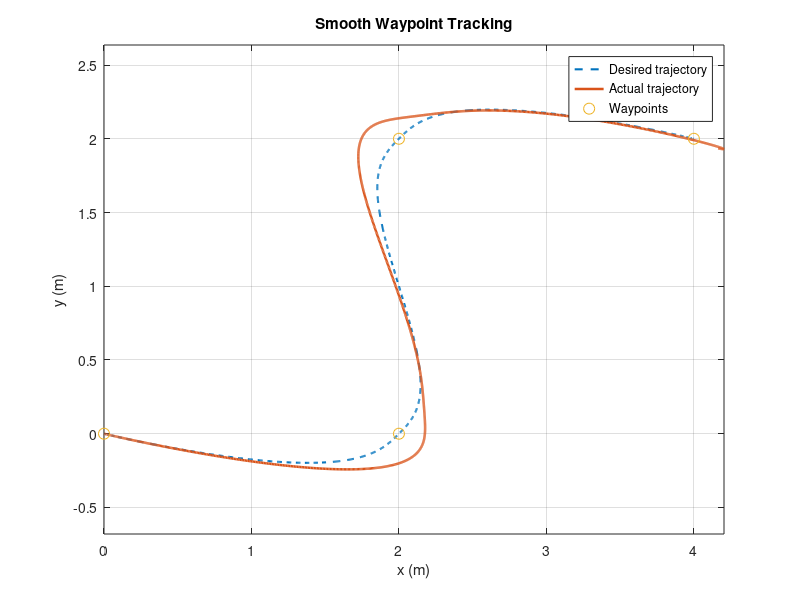
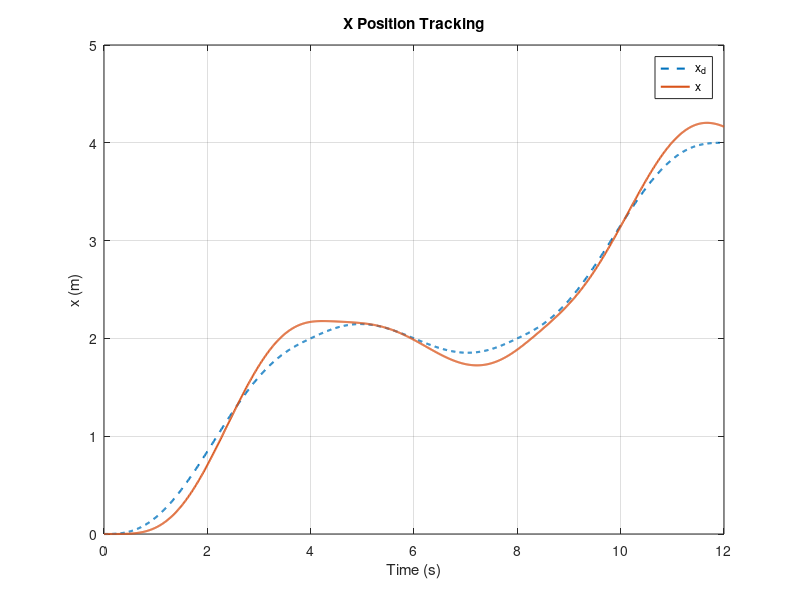
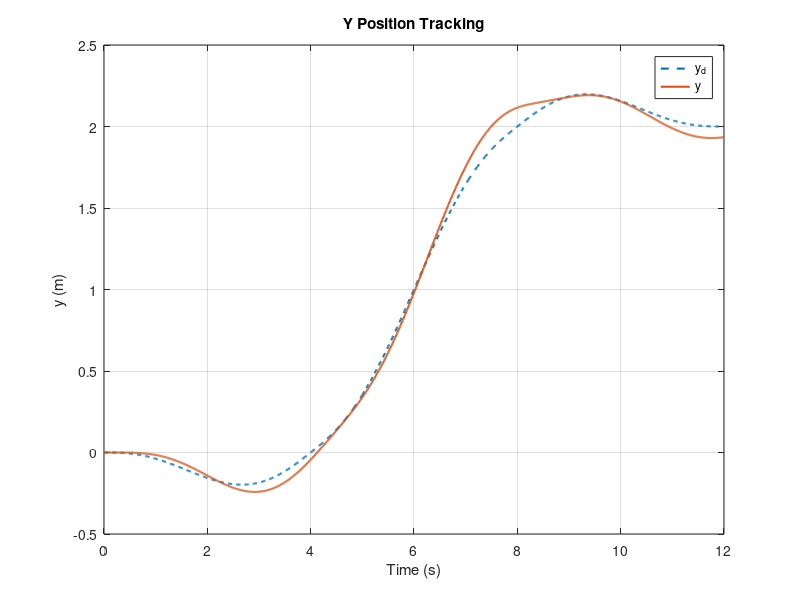
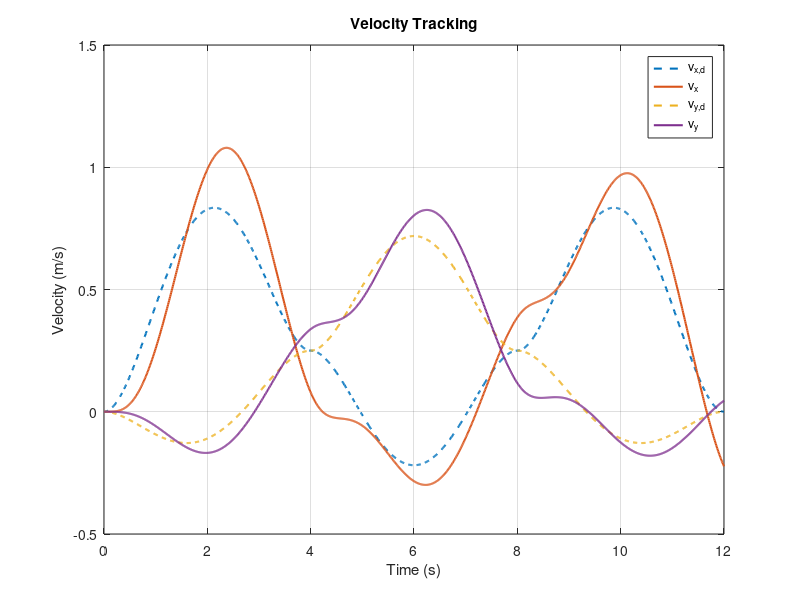

These figures' MATLAB source, in order:
clc;
clear;
close all;


%% =========================================================
%  Smooth Waypoint Tracking with Quintic Polynomial Segments
%
%  Waypoints:
%
%  P0 = (0,0)
%  P1 = (2,0)
%  P2 = (2,2)
%  P3 = (4,2)
%
%  使用一般五次多项式
%  中间waypoint具有非零速度
% ==========================================================


%% =========================
%  1. 无人机参数
% ==========================

m = 0.65;
g = 9.81;

Jx = 0.02;
Jy = 0.02;
Jz = 0.04;

J = diag([Jx Jy Jz]);


%% =========================
%  2. 仿真时间
% ==========================

dt = 0.01;

Tseg = 4;      % 每个segment持续4秒


%% =========================
%  3. Waypoints
% ==========================

waypoints = [
    0 0;
    2 0;
    2 2;
    4 2
];

num_wp = size(waypoints,1);

num_seg = num_wp - 1;

t_end = num_seg * Tseg;

t = 0:dt:t_end;

N = length(t);


%% =========================
%  4. 每个Waypoint的速度
% ==========================

% 一开始全部设为0
v_wp = zeros(size(waypoints));


% 中间waypoint自动计算速度
%
% v_i =
% (P_(i+1) - P_(i-1))
% / (2*Tseg)

for i = 2:num_wp-1

    v_wp(i,:) = ...
        (waypoints(i+1,:) ...
        - waypoints(i-1,:)) ...
        / (2*Tseg);

end


% 显示一下每个waypoint的速度
disp('Waypoint velocities:');
disp(v_wp);


%% =========================
%  5. 每个Waypoint的加速度
% ==========================

% 目前全部规定为0

a_wp = zeros(size(waypoints));


%% =========================
%  6. 初始化期望轨迹
% ==========================

% 位置
xd = zeros(size(t));
yd = zeros(size(t));

% 速度
vxd = zeros(size(t));
vyd = zeros(size(t));

% 加速度
ax_d = zeros(size(t));
ay_d = zeros(size(t));


% 高度
zd = 2;

vzd = 0;

az_d = 0;


%% =========================
%  7. 五次多项式矩阵 M
% ==========================

T = Tseg;

M = [
    1  0    0      0       0        0;

    0  1    0      0       0        0;

    0  0    2      0       0        0;

    1  T    T^2    T^3     T^4      T^5;

    0  1    2*T    3*T^2   4*T^3    5*T^4;

    0  0    2      6*T     12*T^2   20*T^3
];


%% =========================================================
%  8. 自动生成平滑期望轨迹
% ==========================================================

for k = 1:N

    %% -------------------------
    % 当前属于第几个segment
    % --------------------------

    seg = min( ...
        floor(t(k)/Tseg) + 1, ...
        num_seg );


    %% -------------------------
    % 当前segment的局部时间
    % --------------------------

    tau = ...
        t(k) ...
        - (seg-1)*Tseg;


    %% -------------------------
    % 当前segment起点和终点
    % --------------------------

    P0 = waypoints(seg,:);

    Pf = waypoints(seg+1,:);


    %% -------------------------
    % 起点、终点速度
    % --------------------------

    V0 = v_wp(seg,:);

    Vf = v_wp(seg+1,:);


    %% -------------------------
    % 起点、终点加速度
    % --------------------------

    Acc0 = a_wp(seg,:);

    Accf = a_wp(seg+1,:);


    %% =========================
    % x方向边界条件
    %
    % [x0
    %  vx0
    %  ax0
    %  xf
    %  vxf
    %  axf]
    % ==========================

    bx = [
        P0(1);
        V0(1);
        Acc0(1);
        Pf(1);
        Vf(1);
        Accf(1)
    ];


    %% 解x方向五次多项式系数

    cx = M \ bx;


    %% =========================
    % y方向边界条件
    % ==========================

    by = [
        P0(2);
        V0(2);
        Acc0(2);
        Pf(2);
        Vf(2);
        Accf(2)
    ];


    %% 解y方向五次多项式系数

    cy = M \ by;


    %% =========================
    % 当前期望位置
    % ==========================

    xd(k) = ...
          cx(1) ...
        + cx(2)*tau ...
        + cx(3)*tau^2 ...
        + cx(4)*tau^3 ...
        + cx(5)*tau^4 ...
        + cx(6)*tau^5;


    yd(k) = ...
          cy(1) ...
        + cy(2)*tau ...
        + cy(3)*tau^2 ...
        + cy(4)*tau^3 ...
        + cy(5)*tau^4 ...
        + cy(6)*tau^5;


    %% =========================
    % 当前期望速度
    % ==========================

    vxd(k) = ...
          cx(2) ...
        + 2*cx(3)*tau ...
        + 3*cx(4)*tau^2 ...
        + 4*cx(5)*tau^3 ...
        + 5*cx(6)*tau^4;


    vyd(k) = ...
          cy(2) ...
        + 2*cy(3)*tau ...
        + 3*cy(4)*tau^2 ...
        + 4*cy(5)*tau^3 ...
        + 5*cy(6)*tau^4;


    %% =========================
    % 当前期望加速度
    % ==========================

    ax_d(k) = ...
          2*cx(3) ...
        + 6*cx(4)*tau ...
        + 12*cx(5)*tau^2 ...
        + 20*cx(6)*tau^3;


    ay_d(k) = ...
          2*cy(3) ...
        + 6*cy(4)*tau ...
        + 12*cy(5)*tau^2 ...
        + 20*cy(6)*tau^3;

end


%% =========================
%  9. 位置外环增益
% ==========================

Kpx = 0.8;
Kdx = 1.4;

Kpy = 0.8;
Kdy = 1.4;

Kpz = 2.0;
Kdz = 1.8;


%% =========================
%  10. 姿态内环增益
% ==========================

Kp_phi = 0.4;
Kd_phi = 0.15;

Kp_theta = 0.4;
Kd_theta = 0.15;

Kp_psi = 0.3;
Kd_psi = 0.12;


%% =========================
%  11. 初始化真实状态
% ==========================

% 位置
x = zeros(size(t));
y = zeros(size(t));
z = zeros(size(t));

% 速度
vx = zeros(size(t));
vy = zeros(size(t));
vz = zeros(size(t));

% 欧拉角
phi = zeros(size(t));
theta = zeros(size(t));
psi = zeros(size(t));

% 角速度
p = zeros(size(t));
q = zeros(size(t));
r = zeros(size(t));


%% =========================
%  12. 初始化控制量
% ==========================

ax_c = zeros(size(t));
ay_c = zeros(size(t));
az_c = zeros(size(t));

phi_d = zeros(size(t));
theta_d = zeros(size(t));
psi_d = zeros(size(t));

T_total = zeros(size(t));

tau_x = zeros(size(t));
tau_y = zeros(size(t));
tau_z = zeros(size(t));


%% =========================
%  13. 最大姿态角
% ==========================

angle_max = deg2rad(20);


%% =========================================================
%  14. 飞行控制 + 动力学主循环
% ==========================================================

for k = 1:N-1

    %% -------------------------
    % A. 位置误差
    % --------------------------

    ex = xd(k) - x(k);

    ey = yd(k) - y(k);

    ez = zd - z(k);


    %% -------------------------
    % B. 速度误差
    % --------------------------

    evx = vxd(k) - vx(k);

    evy = vyd(k) - vy(k);

    evz = vzd - vz(k);


    %% -------------------------
    % C. 位置外环
    %
    % 前馈 + 反馈
    %
    % a_c =
    % a_d + Kp*e + Kd*ev
    % --------------------------

    ax_c(k) = ...
          ax_d(k) ...
        + Kpx*ex ...
        + Kdx*evx;


    ay_c(k) = ...
          ay_d(k) ...
        + Kpy*ey ...
        + Kdy*evy;


    az_c(k) = ...
          az_d ...
        + Kpz*ez ...
        + Kdz*evz;


    %% -------------------------
    % D. 期望推力矢量长度
    % --------------------------

    A_c = sqrt( ...
          ax_c(k)^2 ...
        + ay_c(k)^2 ...
        + (g + az_c(k))^2 );


    %% -------------------------
    % E. 总推力
    % --------------------------

    T_total(k) = m*A_c;


    %% -------------------------
    % F. 推力矢量 -> 期望姿态
    %
    % 仍然假设 psi_d = 0
    % --------------------------

    theta_d(k) = ...
        atan2( ...
        ax_c(k), ...
        g + az_c(k));


    phi_d(k) = ...
        -asin( ...
        ay_c(k)/A_c);


    psi_d(k) = 0;


    %% -------------------------
    % G. 姿态角限制
    % --------------------------

    theta_d(k) = ...
        max( ...
        min(theta_d(k),angle_max), ...
        -angle_max);


    phi_d(k) = ...
        max( ...
        min(phi_d(k),angle_max), ...
        -angle_max);


    %% -------------------------
    % H. 姿态误差
    % --------------------------

    e_phi = ...
        phi_d(k) - phi(k);

    e_theta = ...
        theta_d(k) - theta(k);

    e_psi = ...
        psi_d(k) - psi(k);


    %% -------------------------
    % I. 姿态PD控制器
    % --------------------------

    tau_x(k) = ...
          Kp_phi*e_phi ...
        - Kd_phi*p(k);


    tau_y(k) = ...
          Kp_theta*e_theta ...
        - Kd_theta*q(k);


    tau_z(k) = ...
          Kp_psi*e_psi ...
        - Kd_psi*r(k);


    %% =====================================================
    %  Week 6 非线性动力学
    %% =====================================================


    %% -------------------------
    % J. 角速度
    % --------------------------

    omega = [
        p(k);
        q(k);
        r(k)
    ];


    %% -------------------------
    % K. 力矩
    % --------------------------

    tau = [
        tau_x(k);
        tau_y(k);
        tau_z(k)
    ];


    %% -------------------------
    % L. 旋转动力学
    % --------------------------

    omega_dot = ...
        J \ ...
        (tau ...
        - cross(omega,J*omega));


    %% -------------------------
    % M. 更新角速度
    % --------------------------

    p(k+1) = ...
        p(k) ...
        + omega_dot(1)*dt;


    q(k+1) = ...
        q(k) ...
        + omega_dot(2)*dt;


    r(k+1) = ...
        r(k) ...
        + omega_dot(3)*dt;


    %% -------------------------
    % N. Euler运动学矩阵
    % --------------------------

    phi_k = phi(k);
    theta_k = theta(k);


    E = [
        1, ...
        sin(phi_k)*tan(theta_k), ...
        cos(phi_k)*tan(theta_k);

        0, ...
        cos(phi_k), ...
        -sin(phi_k);

        0, ...
        sin(phi_k)/cos(theta_k), ...
        cos(phi_k)/cos(theta_k)
    ];


    %% -------------------------
    % O. Euler角速度
    % --------------------------

    euler_dot = E*omega;


    %% -------------------------
    % P. 更新Euler角
    % --------------------------

    phi(k+1) = ...
        phi(k) ...
        + euler_dot(1)*dt;


    theta(k+1) = ...
        theta(k) ...
        + euler_dot(2)*dt;


    psi(k+1) = ...
        psi(k) ...
        + euler_dot(3)*dt;


    %% -------------------------
    % Q. 旋转矩阵
    % --------------------------

    Rx = [
        1  0  0;

        0  cos(phi(k))  -sin(phi(k));

        0  sin(phi(k))   cos(phi(k))
    ];


    Ry = [
         cos(theta(k))  0  sin(theta(k));

         0              1  0;

        -sin(theta(k))  0  cos(theta(k))
    ];


    Rz = [
        cos(psi(k))  -sin(psi(k))  0;

        sin(psi(k))   cos(psi(k))  0;

        0             0            1
    ];


    Rmat = Rz*Ry*Rx;


    %% -------------------------
    % R. Body系推力
    % --------------------------

    F_body = [
        0;
        0;
        T_total(k)
    ];


    %% -------------------------
    % S. 转到惯性系
    % --------------------------

    F_inertial = ...
        Rmat*F_body;


    %% -------------------------
    % T. 平移动力学
    % --------------------------

    acceleration = ...
        F_inertial/m ...
        + [0;0;-g];


    %% -------------------------
    % U. 更新速度
    % --------------------------

    vx(k+1) = ...
        vx(k) ...
        + acceleration(1)*dt;


    vy(k+1) = ...
        vy(k) ...
        + acceleration(2)*dt;


    vz(k+1) = ...
        vz(k) ...
        + acceleration(3)*dt;


    %% -------------------------
    % V. 更新位置
    % --------------------------

    x(k+1) = ...
        x(k) ...
        + vx(k)*dt;


    y(k+1) = ...
        y(k) ...
        + vy(k)*dt;


    z(k+1) = ...
        z(k) ...
        + vz(k)*dt;

end


%% =========================
%  15. 补最后一个采样点
% ==========================

ax_c(end) = ax_c(end-1);
ay_c(end) = ay_c(end-1);
az_c(end) = az_c(end-1);

phi_d(end) = phi_d(end-1);
theta_d(end) = theta_d(end-1);
psi_d(end) = psi_d(end-1);

T_total(end) = T_total(end-1);

tau_x(end) = tau_x(end-1);
tau_y(end) = tau_y(end-1);
tau_z(end) = tau_z(end-1);


%% =========================================================
%  16. XY轨迹
% ==========================================================

figure;

plot(xd,yd,'--', ...
    'LineWidth',1.5);

hold on;

plot(x,y, ...
    'LineWidth',1.8);

plot(waypoints(:,1), ...
     waypoints(:,2), ...
     'o', ...
     'MarkerSize',8);

xlabel('x (m)');
ylabel('y (m)');

legend( ...
    'Desired trajectory', ...
    'Actual trajectory', ...
    'Waypoints');

title('Smooth Waypoint Tracking');

grid on;
axis equal;


%% =========================================================
%  17. x位置
% ==========================================================

figure;

plot(t,xd,'--', ...
    'LineWidth',1.5);

hold on;

plot(t,x, ...
    'LineWidth',1.5);

xlabel('Time (s)');
ylabel('x (m)');

legend('x_d','x');

title('X Position Tracking');

grid on;


%% =========================================================
%  18. y位置
% ==========================================================

figure;

plot(t,yd,'--', ...
    'LineWidth',1.5);

hold on;

plot(t,y, ...
    'LineWidth',1.5);

xlabel('Time (s)');
ylabel('y (m)');

legend('y_d','y');

title('Y Position Tracking');

grid on;


%% =========================================================
%  19. 速度
% ==========================================================

figure;

plot(t,vxd,'--', ...
    'LineWidth',1.5);

hold on;

plot(t,vx, ...
    'LineWidth',1.5);

plot(t,vyd,'--', ...
    'LineWidth',1.5);

plot(t,vy, ...
    'LineWidth',1.5);

xlabel('Time (s)');
ylabel('Velocity (m/s)');

legend( ...
    'v_{x,d}', ...
    'v_x', ...
    'v_{y,d}', ...
    'v_y');

title('Velocity Tracking');

grid on;


%% =========================================================
%  20. 期望加速度
% ==========================================================

figure;

plot(t,ax_d, ...
    'LineWidth',1.5);

hold on;

plot(t,ay_d, ...
    'LineWidth',1.5);

xlabel('Time (s)');
ylabel('Acceleration (m/s^2)');

legend('a_{x,d}','a_{y,d}');

title('Desired Acceleration');

grid on;


%% =========================================================
%  21. Pitch
% ==========================================================

figure;

plot(t,rad2deg(theta), ...
    'LineWidth',1.5);

hold on;

plot(t,rad2deg(theta_d),'--', ...
    'LineWidth',1.5);

xlabel('Time (s)');
ylabel('Pitch Angle (deg)');

legend('\theta','\theta_d');

title('Pitch Tracking');

grid on;


%% =========================================================
%  22. Roll
% ==========================================================

figure;

plot(t,rad2deg(phi), ...
    'LineWidth',1.5);

hold on;

plot(t,rad2deg(phi_d),'--', ...
    'LineWidth',1.5);

xlabel('Time (s)');
ylabel('Roll Angle (deg)');

legend('\phi','\phi_d');

title('Roll Tracking');

grid on;


%% =========================================================
%  23. 3D轨迹
% ==========================================================

figure;

plot3( ...
    xd, ...
    yd, ...
    zd*ones(size(t)), ...
    '--', ...
    'LineWidth',1.5);

hold on;

plot3( ...
    x,y,z, ...
    'LineWidth',1.8);

xlabel('x (m)');
ylabel('y (m)');
zlabel('z (m)');

legend( ...
    'Desired trajectory', ...
    'Actual trajectory');

title('3D Smooth Waypoint Tracking');

grid on;
axis equal;
view(3);
